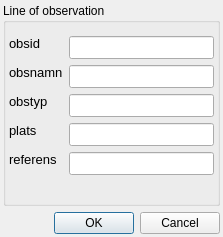
<?xml version="1.0" encoding="UTF-8"?>
<ui version="4.0">
 <class>Dialog</class>
 <widget class="QDialog" name="dialog">
  <property name="geometry">
   <rect>
    <x>0</x>
    <y>0</y>
    <width>223</width>
    <height>237</height>
   </rect>
  </property>
  <property name="windowTitle">
   <string>Dialog</string>
  </property>
  <layout class="QVBoxLayout" name="vertical_layout">
   <property name="leftMargin">
    <number>3</number>
   </property>
   <property name="topMargin">
    <number>3</number>
   </property>
   <property name="rightMargin">
    <number>3</number>
   </property>
   <property name="bottomMargin">
    <number>3</number>
   </property>
   <item>
    <widget class="QGroupBox" name="group_box">
     <property name="title">
      <string>Line of observation</string>
     </property>
     <layout class="QGridLayout" name="grid_layout_4">
      <property name="leftMargin">
       <number>3</number>
      </property>
      <property name="topMargin">
       <number>13</number>
      </property>
      <property name="rightMargin">
       <number>3</number>
      </property>
      <property name="bottomMargin">
       <number>3</number>
      </property>
      <item row="0" column="0">
       <layout class="QFormLayout" name="form_layout">
        <item row="0" column="0">
         <widget class="QLabel" name="label">
          <property name="enabled">
           <bool>true</bool>
          </property>
          <property name="sizePolicy">
           <sizepolicy hsizetype="Preferred" vsizetype="Fixed">
            <horstretch>0</horstretch>
            <verstretch>0</verstretch>
           </sizepolicy>
          </property>
          <property name="minimumSize">
           <size>
            <width>40</width>
            <height>0</height>
           </size>
          </property>
          <property name="maximumSize">
           <size>
            <width>16777215</width>
            <height>16777215</height>
           </size>
          </property>
          <property name="font">
           <font>
            <pointsize>10</pointsize>
           </font>
          </property>
          <property name="layoutDirection">
           <enum>Qt::RightToLeft</enum>
          </property>
          <property name="text">
           <string>obsid</string>
          </property>
          <property name="alignment">
           <set>Qt::AlignLeading|Qt::AlignLeft|Qt::AlignVCenter</set>
          </property>
         </widget>
        </item>
        <item row="0" column="1">
         <widget class="QLineEdit" name="obsid">
          <property name="sizePolicy">
           <sizepolicy hsizetype="Expanding" vsizetype="Fixed">
            <horstretch>0</horstretch>
            <verstretch>0</verstretch>
           </sizepolicy>
          </property>
          <property name="minimumSize">
           <size>
            <width>60</width>
            <height>0</height>
           </size>
          </property>
          <property name="maximumSize">
           <size>
            <width>16777215</width>
            <height>16777215</height>
           </size>
          </property>
          <property name="font">
           <font>
            <pointsize>10</pointsize>
           </font>
          </property>
          <property name="toolTip">
           <string>&lt;html&gt;&lt;head/&gt;&lt;body&gt;&lt;p&gt;&lt;span style=&quot; font-size:8pt;&quot;&gt;Unikt ID (primärnyckel i tabellen)&lt;/span&gt;&lt;/p&gt;&lt;/body&gt;&lt;/html&gt;</string>
          </property>
          <property name="alignment">
           <set>Qt::AlignLeading|Qt::AlignLeft|Qt::AlignVCenter</set>
          </property>
         </widget>
        </item>
        <item row="1" column="0">
         <widget class="QLabel" name="label_2">
          <property name="enabled">
           <bool>true</bool>
          </property>
          <property name="sizePolicy">
           <sizepolicy hsizetype="Preferred" vsizetype="Fixed">
            <horstretch>0</horstretch>
            <verstretch>0</verstretch>
           </sizepolicy>
          </property>
          <property name="minimumSize">
           <size>
            <width>40</width>
            <height>0</height>
           </size>
          </property>
          <property name="maximumSize">
           <size>
            <width>16777215</width>
            <height>16777215</height>
           </size>
          </property>
          <property name="font">
           <font>
            <pointsize>10</pointsize>
           </font>
          </property>
          <property name="layoutDirection">
           <enum>Qt::RightToLeft</enum>
          </property>
          <property name="text">
           <string>obsnamn</string>
          </property>
          <property name="alignment">
           <set>Qt::AlignLeading|Qt::AlignLeft|Qt::AlignVCenter</set>
          </property>
         </widget>
        </item>
        <item row="1" column="1">
         <widget class="QLineEdit" name="name">
          <property name="sizePolicy">
           <sizepolicy hsizetype="Expanding" vsizetype="Fixed">
            <horstretch>0</horstretch>
            <verstretch>0</verstretch>
           </sizepolicy>
          </property>
          <property name="minimumSize">
           <size>
            <width>60</width>
            <height>0</height>
           </size>
          </property>
          <property name="maximumSize">
           <size>
            <width>16777215</width>
            <height>16777215</height>
           </size>
          </property>
          <property name="font">
           <font>
            <pointsize>10</pointsize>
           </font>
          </property>
          <property name="toolTip">
           <string>&lt;html&gt;&lt;head/&gt;&lt;body&gt;&lt;p&gt;&lt;span style=&quot; font-size:8pt;&quot;&gt;originalnamn&lt;/span&gt;&lt;/p&gt;&lt;/body&gt;&lt;/html&gt;</string>
          </property>
          <property name="alignment">
           <set>Qt::AlignLeading|Qt::AlignLeft|Qt::AlignVCenter</set>
          </property>
         </widget>
        </item>
        <item row="2" column="0">
         <widget class="QLabel" name="label_4">
          <property name="enabled">
           <bool>true</bool>
          </property>
          <property name="sizePolicy">
           <sizepolicy hsizetype="Preferred" vsizetype="Fixed">
            <horstretch>0</horstretch>
            <verstretch>0</verstretch>
           </sizepolicy>
          </property>
          <property name="minimumSize">
           <size>
            <width>40</width>
            <height>0</height>
           </size>
          </property>
          <property name="maximumSize">
           <size>
            <width>16777215</width>
            <height>16777215</height>
           </size>
          </property>
          <property name="font">
           <font>
            <pointsize>10</pointsize>
           </font>
          </property>
          <property name="layoutDirection">
           <enum>Qt::RightToLeft</enum>
          </property>
          <property name="text">
           <string>obstyp</string>
          </property>
          <property name="alignment">
           <set>Qt::AlignLeading|Qt::AlignLeft|Qt::AlignVCenter</set>
          </property>
         </widget>
        </item>
        <item row="2" column="1">
         <widget class="QLineEdit" name="type">
          <property name="sizePolicy">
           <sizepolicy hsizetype="Expanding" vsizetype="Fixed">
            <horstretch>0</horstretch>
            <verstretch>0</verstretch>
           </sizepolicy>
          </property>
          <property name="minimumSize">
           <size>
            <width>60</width>
            <height>0</height>
           </size>
          </property>
          <property name="maximumSize">
           <size>
            <width>16777215</width>
            <height>16777215</height>
           </size>
          </property>
          <property name="font">
           <font>
            <pointsize>10</pointsize>
           </font>
          </property>
          <property name="toolTip">
           <string>&lt;html&gt;&lt;head/&gt;&lt;body&gt;&lt;p&gt;&lt;span style=&quot; font-size:8pt;&quot;&gt;seismics, vlf, gpr&lt;br/&gt;(ground penetrating radar),&lt;br/&gt;etc&lt;/span&gt;&lt;/p&gt;&lt;/body&gt;&lt;/html&gt;</string>
          </property>
          <property name="alignment">
           <set>Qt::AlignLeading|Qt::AlignLeft|Qt::AlignVCenter</set>
          </property>
         </widget>
        </item>
        <item row="3" column="0">
         <widget class="QLabel" name="referensinformation">
          <property name="enabled">
           <bool>true</bool>
          </property>
          <property name="sizePolicy">
           <sizepolicy hsizetype="Preferred" vsizetype="Fixed">
            <horstretch>0</horstretch>
            <verstretch>0</verstretch>
           </sizepolicy>
          </property>
          <property name="minimumSize">
           <size>
            <width>40</width>
            <height>0</height>
           </size>
          </property>
          <property name="maximumSize">
           <size>
            <width>16777215</width>
            <height>16777215</height>
           </size>
          </property>
          <property name="font">
           <font>
            <pointsize>10</pointsize>
           </font>
          </property>
          <property name="layoutDirection">
           <enum>Qt::RightToLeft</enum>
          </property>
          <property name="text">
           <string>plats</string>
          </property>
          <property name="alignment">
           <set>Qt::AlignLeading|Qt::AlignLeft|Qt::AlignVCenter</set>
          </property>
         </widget>
        </item>
        <item row="3" column="1">
         <widget class="QLineEdit" name="place">
          <property name="sizePolicy">
           <sizepolicy hsizetype="Expanding" vsizetype="Fixed">
            <horstretch>0</horstretch>
            <verstretch>0</verstretch>
           </sizepolicy>
          </property>
          <property name="minimumSize">
           <size>
            <width>60</width>
            <height>0</height>
           </size>
          </property>
          <property name="maximumSize">
           <size>
            <width>16777215</width>
            <height>16777215</height>
           </size>
          </property>
          <property name="font">
           <font>
            <pointsize>10</pointsize>
           </font>
          </property>
          <property name="toolTip">
           <string>&lt;html&gt;&lt;head/&gt;&lt;body&gt;&lt;p&gt;&lt;span style=&quot; font-family:'MS Shell Dlg 2'; font-size:8pt;&quot;&gt;Adress, fastighet, osv&lt;/span&gt;&lt;/p&gt;&lt;/body&gt;&lt;/html&gt;</string>
          </property>
          <property name="alignment">
           <set>Qt::AlignLeading|Qt::AlignLeft|Qt::AlignVCenter</set>
          </property>
         </widget>
        </item>
        <item row="4" column="0">
         <widget class="QLabel" name="label_18">
          <property name="sizePolicy">
           <sizepolicy hsizetype="Preferred" vsizetype="Fixed">
            <horstretch>0</horstretch>
            <verstretch>0</verstretch>
           </sizepolicy>
          </property>
          <property name="minimumSize">
           <size>
            <width>40</width>
            <height>0</height>
           </size>
          </property>
          <property name="maximumSize">
           <size>
            <width>16777215</width>
            <height>16777215</height>
           </size>
          </property>
          <property name="font">
           <font>
            <pointsize>10</pointsize>
           </font>
          </property>
          <property name="text">
           <string>referens</string>
          </property>
          <property name="alignment">
           <set>Qt::AlignLeading|Qt::AlignLeft|Qt::AlignVCenter</set>
          </property>
         </widget>
        </item>
        <item row="4" column="1">
         <widget class="QLineEdit" name="source">
          <property name="sizePolicy">
           <sizepolicy hsizetype="Expanding" vsizetype="Fixed">
            <horstretch>0</horstretch>
            <verstretch>0</verstretch>
           </sizepolicy>
          </property>
          <property name="minimumSize">
           <size>
            <width>60</width>
            <height>0</height>
           </size>
          </property>
          <property name="maximumSize">
           <size>
            <width>16777215</width>
            <height>16777215</height>
           </size>
          </property>
          <property name="font">
           <font>
            <pointsize>10</pointsize>
           </font>
          </property>
          <property name="toolTip">
           <string>&lt;html&gt;&lt;head/&gt;&lt;body&gt;&lt;p&gt;&lt;span style=&quot; font-family:'Arial,sans-serif'; font-size:8pt; color:#000000; background-color:#ffffff;&quot;&gt;Källhänvisning till observationslinjen,&lt;br/&gt;t.ex. komplett referens till konsultrapport,&lt;br/&gt;myndighetspublikation/-data eller&lt;br/&gt;utförande företag och datum&lt;/span&gt;&lt;/p&gt;&lt;/body&gt;&lt;/html&gt;</string>
          </property>
          <property name="alignment">
           <set>Qt::AlignLeading|Qt::AlignLeft|Qt::AlignVCenter</set>
          </property>
         </widget>
        </item>
       </layout>
      </item>
     </layout>
    </widget>
   </item>
   <item>
    <widget class="QDialogButtonBox" name="button_box">
     <property name="orientation">
      <enum>Qt::Horizontal</enum>
     </property>
     <property name="standardButtons">
      <set>QDialogButtonBox::Cancel|QDialogButtonBox::Ok</set>
     </property>
    </widget>
   </item>
  </layout>
 </widget>
 <resources/>
 <connections/>
</ui>
